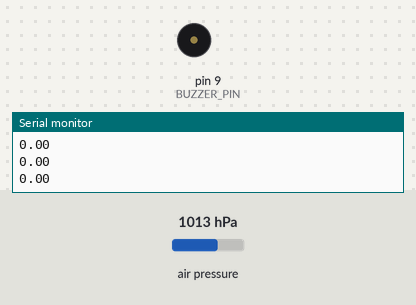
The sketch below on a simulated Arduino Uno, built with avr-gcc and run on an emulated ATmega328P. Shown: buzzer (waves = sounding), the last lines printed to the serial monitor. The test bench sets the inputs (shaded band); at power-on: air pressure 1013 hPa.

Above: at 1.2 s.
1.3 s: air pressure set to 1025 hPa
At 1.7 s:
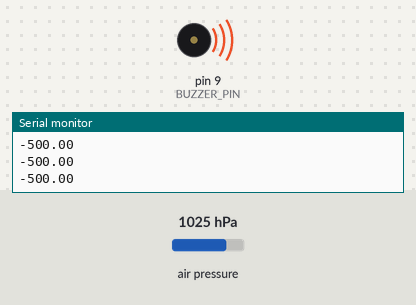
2.8 s: air pressure set to 952 hPa
At 5.7 s:
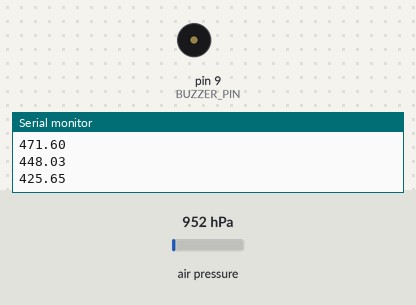
5.8 s: air pressure set to 975 hPa
Timing chart, 0 to 11.6 s (numbered marks = the images above; inputs shaded):
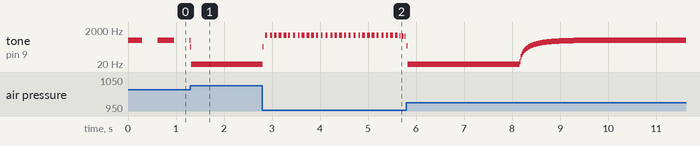

Measured:
- by itself, tone on pin 9 (BUZZER_PIN): plays 232 Hz for 0.02 s, 10 Hz for 2.3 s, 28 Hz for 0.02 s, 52 Hz for 0.02 s, 75 Hz for 0.02 s, 97 Hz for 0.02 s … (81 notes in this stretch)

The sketch:

variometer_prototype.ino
```cpp
// All code by Rolf R Bakke, Oct 2012
#include <Adafruit_BMP085.h>

// Constants
#define BUZZER_PIN 9
const byte led = 13;

// Instances
Adafruit_BMP085 bmp;

// Tracker variables
unsigned long time = 0;
float toneFreq, toneFreqLowpass, pressure, lowpassFast, lowpassSlow ;
int ddsAcc;
int counter = 0;

void setup()
{
  Serial.begin(115200);
  if (!bmp.begin()) {
    Serial.println("Could not find a valid BMP085 sensor, check wiring!");
    while (1) {}
  }

  pressure = bmp.readPressure();
  lowpassFast = lowpassSlow = pressure;
}

void loop()
{
  pressure = bmp.readPressure();

  lowpassFast = lowpassFast + (pressure - lowpassFast) * 0.1;
  lowpassSlow = lowpassSlow + (pressure - lowpassSlow) * 0.05;

  toneFreq = (lowpassSlow - lowpassFast) * 50;

  toneFreqLowpass = toneFreqLowpass + (toneFreq - toneFreqLowpass) * 0.1;

  toneFreq = constrain(toneFreqLowpass, -500, 500);

  ddsAcc += toneFreq * 100 + 2000;

  if (toneFreq < 0 || ddsAcc > 0)
  {
    tone(BUZZER_PIN, toneFreq + 510);
  }
  else
  {
    noTone(BUZZER_PIN);
  }

  ledOff();

  while (millis() < time); //loop frequency timer
  time += 20; // 20ms. Run at 50Hz

  Serial.println(toneFreq);

  ledOn();
}

void ledOn()
{
digitalWrite(led,1);
}

void ledOff()
{
digitalWrite(led,0);
}
```
